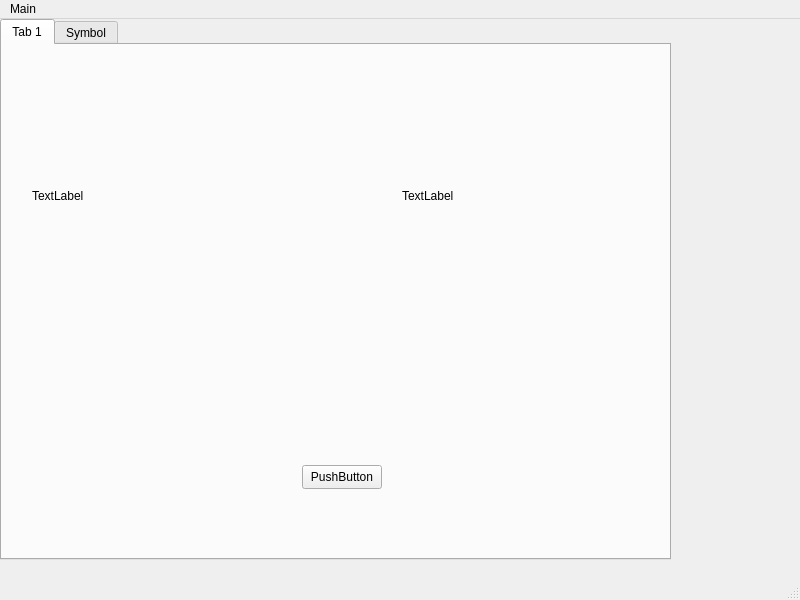
<?xml version="1.0" encoding="UTF-8"?>
<ui version="4.0">
 <class>MainWindow</class>
 <widget class="QMainWindow" name="MainWindow">
  <property name="geometry">
   <rect>
    <x>0</x>
    <y>0</y>
    <width>800</width>
    <height>600</height>
   </rect>
  </property>
  <property name="windowTitle">
   <string>MainWindow</string>
  </property>
  <widget class="QWidget" name="centralwidget">
   <widget class="QTabWidget" name="tabWidget">
    <property name="geometry">
     <rect>
      <x>0</x>
      <y>0</y>
      <width>671</width>
      <height>541</height>
     </rect>
    </property>
    <property name="currentIndex">
     <number>0</number>
    </property>
    <widget class="QWidget" name="tab">
     <attribute name="title">
      <string>Tab 1</string>
     </attribute>
     <widget class="QLabel" name="labeltest1">
      <property name="geometry">
       <rect>
        <x>30</x>
        <y>30</y>
        <width>261</width>
        <height>241</height>
       </rect>
      </property>
      <property name="text">
       <string>TextLabel</string>
      </property>
     </widget>
     <widget class="QLabel" name="labeltest2">
      <property name="geometry">
       <rect>
        <x>400</x>
        <y>30</y>
        <width>261</width>
        <height>241</height>
       </rect>
      </property>
      <property name="text">
       <string>TextLabel</string>
      </property>
     </widget>
     <widget class="QPushButton" name="pushButton">
      <property name="geometry">
       <rect>
        <x>300</x>
        <y>420</y>
        <width>80</width>
        <height>24</height>
       </rect>
      </property>
      <property name="text">
       <string>PushButton</string>
      </property>
     </widget>
    </widget>
    <widget class="QWidget" name="tabSymbol">
     <attribute name="title">
      <string>Symbol</string>
     </attribute>
     <widget class="QLabel" name="label">
      <property name="geometry">
       <rect>
        <x>10</x>
        <y>60</y>
        <width>71</width>
        <height>21</height>
       </rect>
      </property>
      <property name="text">
       <string>Maker:</string>
      </property>
     </widget>
     <widget class="QLabel" name="lblMakerName">
      <property name="geometry">
       <rect>
        <x>60</x>
        <y>60</y>
        <width>71</width>
        <height>21</height>
       </rect>
      </property>
      <property name="text">
       <string>Market M</string>
      </property>
     </widget>
     <widget class="QLabel" name="label_2">
      <property name="geometry">
       <rect>
        <x>340</x>
        <y>60</y>
        <width>71</width>
        <height>21</height>
       </rect>
      </property>
      <property name="text">
       <string>Taker:</string>
      </property>
     </widget>
     <widget class="QLabel" name="lblTakerName">
      <property name="geometry">
       <rect>
        <x>380</x>
        <y>60</y>
        <width>71</width>
        <height>21</height>
       </rect>
      </property>
      <property name="text">
       <string>Market T</string>
      </property>
     </widget>
     <widget class="QComboBox" name="cmbSymbols">
      <property name="geometry">
       <rect>
        <x>10</x>
        <y>20</y>
        <width>141</width>
        <height>21</height>
       </rect>
      </property>
     </widget>
     <widget class="QGroupBox" name="groupBox">
      <property name="geometry">
       <rect>
        <x>30</x>
        <y>90</y>
        <width>261</width>
        <height>271</height>
       </rect>
      </property>
      <property name="title">
       <string/>
      </property>
     </widget>
    </widget>
   </widget>
  </widget>
  <widget class="QMenuBar" name="menubar">
   <property name="geometry">
    <rect>
     <x>0</x>
     <y>0</y>
     <width>800</width>
     <height>21</height>
    </rect>
   </property>
   <widget class="QMenu" name="menuMain">
    <property name="title">
     <string>Main</string>
    </property>
   </widget>
   <addaction name="menuMain"/>
  </widget>
  <widget class="QStatusBar" name="statusbar"/>
 </widget>
 <resources/>
 <connections/>
</ui>
